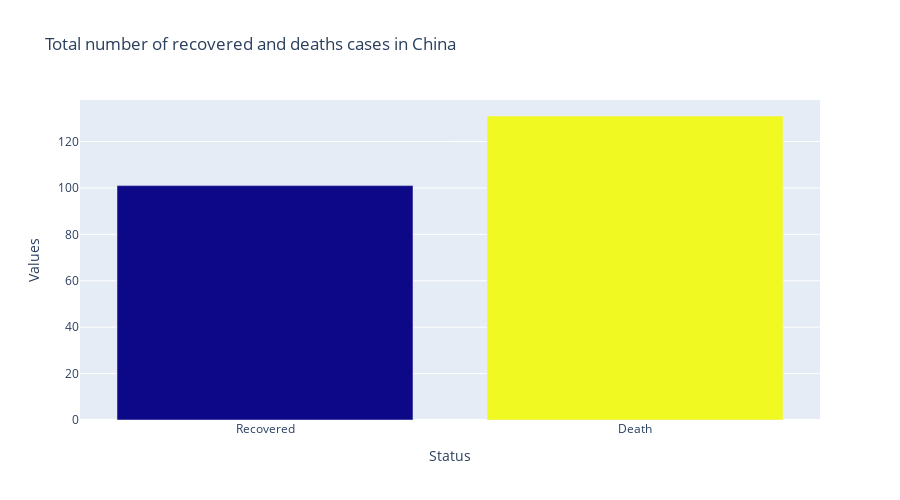

Here is the notebook cell this chart was saved with:
### Markdown cell above
#### Analysis China Recovered and Confirmed and Death accross all state of china

### Code cell
data_cn = data.groupby('Country/Region')['Recovered','Death'].sum()
data_cn.loc['Mainland China']
#sn.barplot(x = data_cn.loc['Mainland China'].index,y=data_cn.loc['Mainland China'].values)

fig = go.Figure(go.Bar(y=data_cn.loc['Mainland China'].values,
                       x=data_cn.loc['Mainland China'].index,
                       orientation='v',
        marker={
        'color': [np.random.randint(0,225) for x in range(0,2)]
        
        }
        ))

fig.update_layout(yaxis=dict(title='Values'),width=900,height=500,title='Total number of recovered and deaths cases in China',
                 xaxis=dict(title='Status'))

fig.show()

### Figure 1 — Plotly figure (JSON) as saved in the notebook; plotly's stock layout.template omitted (floating-point values rounded to 4 significant figures)
{"data": [{"marker": {"color": [55, 84]}, "orientation": "v", "type": "bar", "x": ["Recovered", "Death"], "y": [101, 131]}], "layout": {"height": 500, "title": {"text": "Total number of recovered and deaths cases in China"}, "width": 900, "xaxis": {"title": {"text": "Status"}}, "yaxis": {"title": {"text": "Values"}}}}
